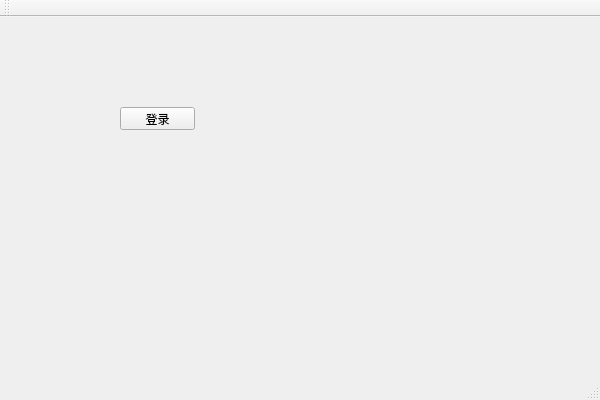
<?xml version="1.0" encoding="UTF-8"?>
<ui version="4.0">
 <class>Test7_1AClass</class>
 <widget class="QMainWindow" name="Test7_1AClass">
  <property name="geometry">
   <rect>
    <x>0</x>
    <y>0</y>
    <width>600</width>
    <height>400</height>
   </rect>
  </property>
  <property name="windowTitle">
   <string>Test7_1A</string>
  </property>
  <widget class="QWidget" name="centralWidget">
   <widget class="QPushButton" name="btnLogin">
    <property name="geometry">
     <rect>
      <x>120</x>
      <y>90</y>
      <width>75</width>
      <height>23</height>
     </rect>
    </property>
    <property name="text">
     <string>登录</string>
    </property>
   </widget>
  </widget>
  <widget class="QToolBar" name="mainToolBar">
   <attribute name="toolBarArea">
    <enum>TopToolBarArea</enum>
   </attribute>
   <attribute name="toolBarBreak">
    <bool>false</bool>
   </attribute>
  </widget>
  <widget class="QStatusBar" name="statusBar"/>
 </widget>
 <layoutdefault spacing="6" margin="11"/>
 <resources>
  <include location="test7_1a.qrc"/>
 </resources>
 <connections/>
</ui>
